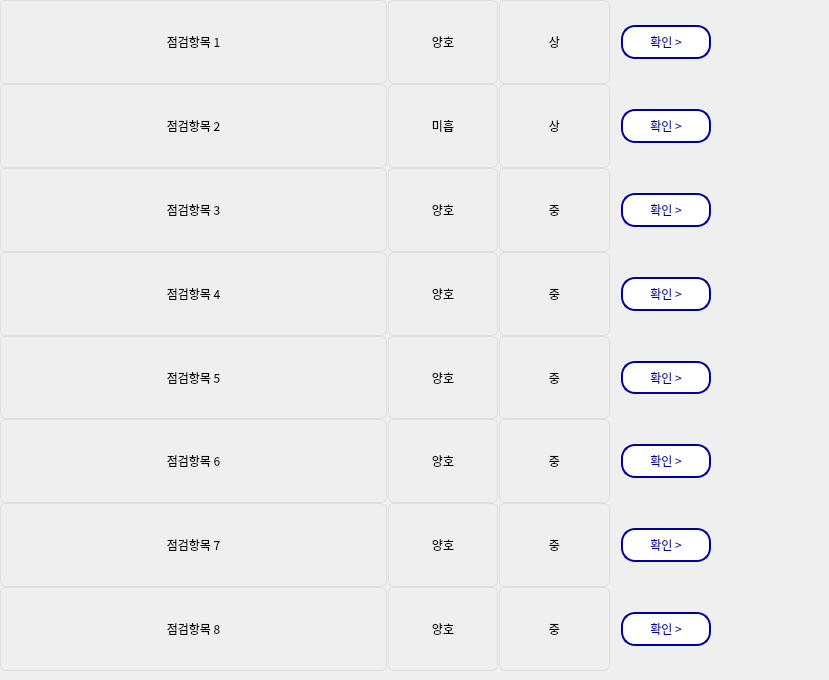
    <widget class="QWidget" name="scrollAreaWidgetContents">
     <property name="geometry">
      <rect>
       <x>0</x>
       <y>0</y>
       <width>829</width>
       <height>680</height>
      </rect>
     </property>
     <property name="minimumSize">
      <size>
       <width>0</width>
       <height>519</height>
      </size>
     </property>
     <property name="maximumSize">
      <size>
       <width>16777215</width>
       <height>15777215</height>
      </size>
     </property>
     <property name="font">
      <font>
       <kerning>true</kerning>
      </font>
     </property>
     <widget class="QWidget" name="gridLayoutWidget">
      <property name="geometry">
       <rect>
        <x>0</x>
        <y>0</y>
        <width>721</width>
        <height>671</height>
       </rect>
      </property>
      <layout class="QGridLayout" name="gridLayout" columnstretch="7,2,2,2" rowminimumheight="0,0,0,0,0,0,0,0,0">
       <property name="sizeConstraint">
        <enum>QLayout::SetDefaultConstraint</enum>
       </property>
       <property name="leftMargin">
        <number>0</number>
       </property>
       <property name="topMargin">
        <number>0</number>
       </property>
       <property name="horizontalSpacing">
        <number>1</number>
       </property>
       <property name="verticalSpacing">
        <number>0</number>
       </property>
       <item row="6" column="1">
        <widget class="QLabel" name="label_44">
         <property name="font">
          <font>
           <family>AppleSDGothicNeoM00</family>
          </font>
         </property>
         <property name="styleSheet">
          <string notr="true">border: 1px solid rgb(223, 223, 223);
border-radius: 6px</string>
         </property>
         <property name="text">
          <string>양호</string>
         </property>
         <property name="alignment">
          <set>Qt::AlignCenter</set>
         </property>
        </widget>
       </item>
       <item row="0" column="3">
        <layout class="QVBoxLayout" name="verticalLayout_2">
         <property name="spacing">
          <number>7</number>
         </property>
         <item>
          <widget class="QPushButton" name="pushButton_6">
           <property name="sizePolicy">
            <sizepolicy hsizetype="Minimum" vsizetype="Minimum">
             <horstretch>0</horstretch>
             <verstretch>0</verstretch>
            </sizepolicy>
           </property>
           <property name="sizeIncrement">
            <size>
             <width>0</width>
             <height>0</height>
            </size>
           </property>
           <property name="font">
            <font>
             <family>AppleSDGothicNeoM00</family>
             <pointsize>9</pointsize>
            </font>
           </property>
           <property name="cursor">
            <cursorShape>PointingHandCursor</cursorShape>
           </property>
           <property name="layoutDirection">
            <enum>Qt::LeftToRight</enum>
           </property>
           <property name="styleSheet">
            <string notr="true">background-color : rgb(255,255,255);
color : rgb(0, 0, 157);
border: 2px solid rgb(0, 0, 157);
margin-left:10px;
margin-right:10px;
margin-top:25px;
margin-bottom:25px;
border-radius:14px</string>
           </property>
           <property name="text">
            <string>확인 &gt;</string>
           </property>
           <property name="iconSize">
            <size>
             <width>9</width>
             <height>20</height>
            </size>
           </property>
          </widget>
         </item>
        </layout>
       </item>
       <item row="2" column="3">
        <widget class="QPushButton" name="pushButton_7">
         <property name="sizePolicy">
          <sizepolicy hsizetype="Minimum" vsizetype="Minimum">
           <horstretch>0</horstretch>
           <verstretch>0</verstretch>
          </sizepolicy>
         </property>
         <property name="sizeIncrement">
          <size>
           <width>0</width>
           <height>0</height>
          </size>
         </property>
         <property name="font">
          <font>
           <family>AppleSDGothicNeoM00</family>
           <pointsize>9</pointsize>
          </font>
         </property>
         <property name="cursor">
          <cursorShape>PointingHandCursor</cursorShape>
         </property>
         <property name="layoutDirection">
          <enum>Qt::LeftToRight</enum>
         </property>
         <property name="styleSheet">
          <string notr="true">background-color : rgb(255,255,255);
color : rgb(0, 0, 157);
border: 2px solid rgb(0, 0, 157);
margin-left:10px;
margin-right:10px;
margin-top:25px;
margin-bottom:25px;
border-radius:14px</string>
         </property>
         <property name="text">
          <string>확인 &gt;</string>
         </property>
         <property name="iconSize">
          <size>
           <width>9</width>
           <height>20</height>
          </size>
         </property>
        </widget>
       </item>
       <item row="3" column="3">
        <widget class="QPushButton" name="pushButton_8">
         <property name="sizePolicy">
          <sizepolicy hsizetype="Minimum" vsizetype="Minimum">
           <horstretch>0</horstretch>
           <verstretch>0</verstretch>
          </sizepolicy>
         </property>
         <property name="sizeIncrement">
          <size>
           <width>0</width>
           <height>0</height>
          </size>
         </property>
         <property name="font">
          <font>
           <family>AppleSDGothicNeoM00</family>
           <pointsize>9</pointsize>
          </font>
         </property>
         <property name="cursor">
          <cursorShape>PointingHandCursor</cursorShape>
         </property>
         <property name="layoutDirection">
          <enum>Qt::LeftToRight</enum>
         </property>
         <property name="styleSheet">
          <string notr="true">background-color : rgb(255,255,255);
color : rgb(0, 0, 157);
border: 2px solid rgb(0, 0, 157);
margin-left:10px;
margin-right:10px;
margin-top:25px;
margin-bottom:25px;
border-radius:14px</string>
         </property>
         <property name="text">
          <string>확인 &gt;</string>
         </property>
         <property name="iconSize">
          <size>
           <width>9</width>
           <height>20</height>
          </size>
         </property>
        </widget>
       </item>
       <item row="4" column="1">
        <widget class="QLabel" name="label_29">
         <property name="font">
          <font>
           <family>AppleSDGothicNeoM00</family>
          </font>
         </property>
         <property name="styleSheet">
          <string notr="true">border: 1px solid rgb(223, 223, 223);
border-radius: 6px</string>
         </property>
         <property name="text">
          <string>양호</string>
         </property>
         <property name="alignment">
          <set>Qt::AlignCenter</set>
         </property>
        </widget>
       </item>
       <item row="4" column="3">
        <widget class="QPushButton" name="pushButton_9">
         <property name="sizePolicy">
          <sizepolicy hsizetype="Minimum" vsizetype="Minimum">
           <horstretch>0</horstretch>
           <verstretch>0</verstretch>
          </sizepolicy>
         </property>
         <property name="sizeIncrement">
          <size>
           <width>0</width>
           <height>0</height>
          </size>
         </property>
         <property name="font">
          <font>
           <family>AppleSDGothicNeoM00</family>
           <pointsize>9</pointsize>
          </font>
         </property>
         <property name="cursor">
          <cursorShape>PointingHandCursor</cursorShape>
         </property>
         <property name="layoutDirection">
          <enum>Qt::LeftToRight</enum>
         </property>
         <property name="styleSheet">
          <string notr="true">background-color : rgb(255,255,255);
color : rgb(0, 0, 157);
border: 2px solid rgb(0, 0, 157);
margin-left:10px;
margin-right:10px;
margin-top:25px;
margin-bottom:25px;
border-radius:14px</string>
         </property>
         <property name="text">
          <string>확인 &gt;</string>
         </property>
         <property name="iconSize">
          <size>
           <width>9</width>
           <height>20</height>
          </size>
         </property>
        </widget>
       </item>
       <item row="5" column="3">
        <widget class="QPushButton" name="pushButton_17">
         <property name="sizePolicy">
          <sizepolicy hsizetype="Minimum" vsizetype="Minimum">
           <horstretch>0</horstretch>
           <verstretch>0</verstretch>
          </sizepolicy>
         </property>
         <property name="sizeIncrement">
          <size>
           <width>0</width>
           <height>0</height>
          </size>
         </property>
         <property name="font">
          <font>
           <family>AppleSDGothicNeoM00</family>
           <pointsize>9</pointsize>
          </font>
         </property>
         <property name="cursor">
          <cursorShape>PointingHandCursor</cursorShape>
         </property>
         <property name="layoutDirection">
          <enum>Qt::LeftToRight</enum>
         </property>
         <property name="styleSheet">
          <string notr="true">background-color : rgb(255,255,255);
color : rgb(0, 0, 157);
border: 2px solid rgb(0, 0, 157);
margin-left:10px;
margin-right:10px;
margin-top:25px;
margin-bottom:25px;
border-radius:14px</string>
         </property>
         <property name="text">
          <string>확인 &gt;</string>
         </property>
         <property name="iconSize">
          <size>
           <width>9</width>
           <height>20</height>
          </size>
         </property>
        </widget>
       </item>
       <item row="6" column="3">
        <widget class="QPushButton" name="pushButton_18">
         <property name="sizePolicy">
          <sizepolicy hsizetype="Minimum" vsizetype="Minimum">
           <horstretch>0</horstretch>
           <verstretch>0</verstretch>
          </sizepolicy>
         </property>
         <property name="sizeIncrement">
          <size>
           <width>0</width>
           <height>0</height>
          </size>
         </property>
         <property name="font">
          <font>
           <family>AppleSDGothicNeoM00</family>
           <pointsize>9</pointsize>
          </font>
         </property>
         <property name="cursor">
          <cursorShape>PointingHandCursor</cursorShape>
         </property>
         <property name="layoutDirection">
          <enum>Qt::LeftToRight</enum>
         </property>
         <property name="styleSheet">
          <string notr="true">background-color : rgb(255,255,255);
color : rgb(0, 0, 157);
border: 2px solid rgb(0, 0, 157);
margin-left:10px;
margin-right:10px;
margin-top:25px;
margin-bottom:25px;
border-radius:14px</string>
         </property>
         <property name="text">
          <string>확인 &gt;</string>
         </property>
         <property name="iconSize">
          <size>
           <width>9</width>
           <height>20</height>
          </size>
         </property>
        </widget>
       </item>
       <item row="7" column="2">
        <widget class="QLabel" name="label_48">
         <property name="font">
          <font>
           <family>AppleSDGothicNeoM00</family>
          </font>
         </property>
         <property name="styleSheet">
          <string notr="true">border: 1px solid rgb(223, 223, 223);
border-radius: 6px</string>
         </property>
         <property name="text">
          <string>중</string>
         </property>
         <property name="alignment">
          <set>Qt::AlignCenter</set>
         </property>
        </widget>
       </item>
       <item row="7" column="1">
        <widget class="QLabel" name="label_47">
         <property name="font">
          <font>
           <family>AppleSDGothicNeoM00</family>
          </font>
         </property>
         <property name="styleSheet">
          <string notr="true">border: 1px solid rgb(223, 223, 223);
border-radius: 6px</string>
         </property>
         <property name="text">
          <string>양호</string>
         </property>
         <property name="alignment">
          <set>Qt::AlignCenter</set>
         </property>
        </widget>
       </item>
       <item row="7" column="0">
        <widget class="QLabel" name="label_46">
         <property name="font">
          <font>
           <family>AppleSDGothicNeoM00</family>
          </font>
         </property>
         <property name="styleSheet">
          <string notr="true">border: 1px solid rgb(223, 223, 223);
border-radius: 6px</string>
         </property>
         <property name="text">
          <string>점검항목 7</string>
         </property>
         <property name="alignment">
          <set>Qt::AlignCenter</set>
         </property>
        </widget>
       </item>
       <item row="6" column="2">
        <widget class="QLabel" name="label_45">
         <property name="font">
          <font>
           <family>AppleSDGothicNeoM00</family>
          </font>
         </property>
         <property name="styleSheet">
          <string notr="true">border: 1px solid rgb(223, 223, 223);
border-radius: 6px</string>
         </property>
         <property name="text">
          <string>중</string>
         </property>
         <property name="alignment">
          <set>Qt::AlignCenter</set>
         </property>
        </widget>
       </item>
       <item row="2" column="2">
        <widget class="QLabel" name="label_20">
         <property name="font">
          <font>
           <family>AppleSDGothicNeoM00</family>
          </font>
         </property>
         <property name="styleSheet">
          <string notr="true">border: 1px solid rgb(223, 223, 223);
border-radius: 6px</string>
         </property>
         <property name="text">
          <string>상</string>
         </property>
         <property name="alignment">
          <set>Qt::AlignCenter</set>
         </property>
        </widget>
       </item>
       <item row="0" column="2">
        <widget class="QLabel" name="label_23">
         <property name="font">
          <font>
           <family>AppleSDGothicNeoM00</family>
          </font>
         </property>
         <property name="styleSheet">
          <string notr="true">border: 1px solid rgb(223, 223, 223);
border-radius: 6px</string>
         </property>
         <property name="text">
          <string>상</string>
         </property>
         <property name="alignment">
          <set>Qt::AlignCenter</set>
         </property>
        </widget>
       </item>
       <item row="4" column="2">
        <widget class="QLabel" name="label_32">
         <property name="font">
          <font>
           <family>AppleSDGothicNeoM00</family>
          </font>
         </property>
         <property name="styleSheet">
          <string notr="true">border: 1px solid rgb(223, 223, 223);
border-radius: 6px</string>
         </property>
         <property name="text">
          <string>중</string>
         </property>
         <property name="alignment">
          <set>Qt::AlignCenter</set>
         </property>
        </widget>
       </item>
       <item row="2" column="1">
        <widget class="QLabel" name="label_15">
         <property name="font">
          <font>
           <family>AppleSDGothicNeoM00</family>
          </font>
         </property>
         <property name="styleSheet">
          <string notr="true">border: 1px solid rgb(223, 223, 223);
border-radius: 6px</string>
         </property>
         <property name="text">
          <string>미흡</string>
         </property>
         <property name="alignment">
          <set>Qt::AlignCenter</set>
         </property>
        </widget>
       </item>
       <item row="3" column="1">
        <widget class="QLabel" name="label_12">
         <property name="font">
          <font>
           <family>AppleSDGothicNeoM00</family>
          </font>
         </property>
         <property name="styleSheet">
          <string notr="true">border: 1px solid rgb(223, 223, 223);
border-radius: 6px</string>
         </property>
         <property name="text">
          <string>양호</string>
         </property>
         <property name="alignment">
          <set>Qt::AlignCenter</set>
         </property>
        </widget>
       </item>
       <item row="0" column="0">
        <widget class="QLabel" name="label_3">
         <property name="font">
          <font>
           <family>AppleSDGothicNeoM00</family>
          </font>
         </property>
         <property name="styleSheet">
          <string notr="true">border: 1px solid rgb(223, 223, 223);
border-radius: 6px</string>
         </property>
         <property name="text">
          <string>점검항목 1</string>
         </property>
         <property name="alignment">
          <set>Qt::AlignCenter</set>
         </property>
        </widget>
       </item>
       <item row="3" column="2">
        <widget class="QLabel" name="label_25">
         <property name="font">
          <font>
           <family>AppleSDGothicNeoM00</family>
          </font>
         </property>
         <property name="styleSheet">
          <string notr="true">border: 1px solid rgb(223, 223, 223);
border-radius: 6px</string>
         </property>
         <property name="text">
          <string>중</string>
         </property>
         <property name="alignment">
          <set>Qt::AlignCenter</set>
         </property>
        </widget>
       </item>
       <item row="0" column="1">
        <widget class="QLabel" name="label_22">
         <property name="font">
          <font>
           <family>AppleSDGothicNeoM00</family>
          </font>
         </property>
         <property name="styleSheet">
          <string notr="true">border: 1px solid rgb(223, 223, 223);
border-radius: 6px</string>
         </property>
         <property name="text">
          <string>양호</string>
         </property>
         <property name="alignment">
          <set>Qt::AlignCenter</set>
         </property>
        </widget>
       </item>
       <item row="3" column="0">
        <widget class="QLabel" name="label_11">
         <property name="font">
          <font>
           <family>AppleSDGothicNeoM00</family>
          </font>
         </property>
         <property name="styleSheet">
          <string notr="true">border: 1px solid rgb(223, 223, 223);
border-radius: 6px</string>
         </property>
         <property name="text">
          <string>점검항목 3</string>
         </property>
         <property name="alignment">
          <set>Qt::AlignCenter</set>
         </property>
        </widget>
       </item>
       <item row="4" column="0">
        <widget class="QLabel" name="label_19">
         <property name="font">
          <font>
           <family>AppleSDGothicNeoM00</family>
          </font>
         </property>
         <property name="styleSheet">
          <string notr="true">border: 1px solid rgb(223, 223, 223);
border-radius: 6px</string>
         </property>
         <property name="text">
          <string>점검항목 4</string>
         </property>
         <property name="alignment">
          <set>Qt::AlignCenter</set>
         </property>
        </widget>
       </item>
       <item row="2" column="0">
        <widget class="QLabel" name="label_16">
         <property name="font">
          <font>
           <family>AppleSDGothicNeoM00</family>
          </font>
         </property>
         <property name="styleSheet">
          <string notr="true">border: 1px solid rgb(223, 223, 223);
border-radius: 6px</string>
         </property>
         <property name="text">
          <string>점검항목 2</string>
         </property>
         <property name="alignment">
          <set>Qt::AlignCenter</set>
         </property>
        </widget>
       </item>
       <item row="5" column="2">
        <widget class="QLabel" name="label_42">
         <property name="font">
          <font>
           <family>AppleSDGothicNeoM00</family>
          </font>
         </property>
         <property name="styleSheet">
          <string notr="true">border: 1px solid rgb(223, 223, 223);
border-radius: 6px</string>
         </property>
         <property name="text">
          <string>중</string>
         </property>
         <property name="alignment">
          <set>Qt::AlignCenter</set>
         </property>
        </widget>
       </item>
       <item row="5" column="0">
        <widget class="QLabel" name="label_35">
         <property name="font">
          <font>
           <family>AppleSDGothicNeoM00</family>
          </font>
         </property>
         <property name="styleSheet">
          <string notr="true">border: 1px solid rgb(223, 223, 223);
border-radius: 6px</string>
         </property>
         <property name="text">
          <string>점검항목 5</string>
         </property>
         <property name="alignment">
          <set>Qt::AlignCenter</set>
         </property>
        </widget>
       </item>
       <item row="5" column="1">
        <widget class="QLabel" name="label_41">
         <property name="font">
          <font>
           <family>AppleSDGothicNeoM00</family>
          </font>
         </property>
         <property name="styleSheet">
          <string notr="true">border: 1px solid rgb(223, 223, 223);
border-radius: 6px</string>
         </property>
         <property name="text">
          <string>양호</string>
         </property>
         <property name="alignment">
          <set>Qt::AlignCenter</set>
         </property>
        </widget>
       </item>
       <item row="7" column="3">
        <widget class="QPushButton" name="pushButton_19">
         <property name="sizePolicy">
          <sizepolicy hsizetype="Minimum" vsizetype="Minimum">
           <horstretch>0</horstretch>
           <verstretch>0</verstretch>
          </sizepolicy>
         </property>
         <property name="sizeIncrement">
          <size>
           <width>0</width>
           <height>0</height>
          </size>
         </property>
         <property name="font">
          <font>
           <family>AppleSDGothicNeoM00</family>
           <pointsize>9</pointsize>
          </font>
         </property>
         <property name="cursor">
          <cursorShape>PointingHandCursor</cursorShape>
         </property>
         <property name="layoutDirection">
          <enum>Qt::LeftToRight</enum>
         </property>
         <property name="styleSheet">
          <string notr="true">background-color : rgb(255,255,255);
color : rgb(0, 0, 157);
border: 2px solid rgb(0, 0, 157);
margin-left:10px;
margin-right:10px;
margin-top:25px;
margin-bottom:25px;
border-radius:14px</string>
         </property>
         <property name="text">
          <string>확인 &gt;</string>
         </property>
         <property name="iconSize">
          <size>
           <width>9</width>
           <height>20</height>
          </size>
         </property>
        </widget>
       </item>
       <item row="6" column="0">
        <widget class="QLabel" name="label_43">
         <property name="font">
          <font>
           <family>AppleSDGothicNeoM00</family>
          </font>
         </property>
         <property name="styleSheet">
          <string notr="true">border: 1px solid rgb(223, 223, 223);
border-radius: 6px</string>
         </property>
         <property name="text">
          <string>점검항목 6</string>
         </property>
         <property name="alignment">
          <set>Qt::AlignCenter</set>
         </property>
        </widget>
       </item>
       <item row="8" column="0">
        <widget class="QLabel" name="label_49">
         <property name="font">
          <font>
           <family>AppleSDGothicNeoM00</family>
          </font>
         </property>
         <property name="styleSheet">
          <string notr="true">border: 1px solid rgb(223, 223, 223);
border-radius: 6px</string>
         </property>
         <property name="text">
          <string>점검항목 8</string>
         </property>
         <property name="alignment">
          <set>Qt::AlignCenter</set>
         </property>
        </widget>
       </item>
       <item row="8" column="1">
        <widget class="QLabel" name="label_50">
         <property name="font">
          <font>
           <family>AppleSDGothicNeoM00</family>
          </font>
         </property>
         <property name="styleSheet">
          <string notr="true">border: 1px solid rgb(223, 223, 223);
border-radius: 6px</string>
         </property>
         <property name="text">
          <string>양호</string>
         </property>
         <property name="alignment">
          <set>Qt::AlignCenter</set>
         </property>
        </widget>
       </item>
       <item row="8" column="2">
        <widget class="QLabel" name="label_51">
         <property name="font">
          <font>
           <family>AppleSDGothicNeoM00</family>
          </font>
         </property>
         <property name="styleSheet">
          <string notr="true">border: 1px solid rgb(223, 223, 223);
border-radius: 6px</string>
         </property>
         <property name="text">
          <string>중</string>
         </property>
         <property name="alignment">
          <set>Qt::AlignCenter</set>
         </property>
        </widget>
       </item>
       <item row="8" column="3">
        <widget class="QPushButton" name="pushButton_20">
         <property name="sizePolicy">
          <sizepolicy hsizetype="Minimum" vsizetype="Minimum">
           <horstretch>0</horstretch>
           <verstretch>0</verstretch>
          </sizepolicy>
         </property>
         <property name="sizeIncrement">
          <size>
           <width>0</width>
           <height>0</height>
          </size>
         </property>
         <property name="font">
          <font>
           <family>AppleSDGothicNeoM00</family>
           <pointsize>9</pointsize>
          </font>
         </property>
         <property name="cursor">
          <cursorShape>PointingHandCursor</cursorShape>
         </property>
         <property name="layoutDirection">
          <enum>Qt::LeftToRight</enum>
         </property>
         <property name="styleSheet">
          <string notr="true">background-color : rgb(255,255,255);
color : rgb(0, 0, 157);
border: 2px solid rgb(0, 0, 157);
margin-left:10px;
margin-right:10px;
margin-top:25px;
margin-bottom:25px;
border-radius:14px</string>
         </property>
         <property name="text">
          <string>확인 &gt;</string>
         </property>
         <property name="iconSize">
          <size>
           <width>9</width>
           <height>20</height>
          </size>
         </property>
        </widget>
       </item>
      </layout>
     </widget>
    </widget>
